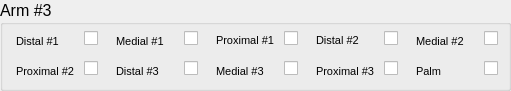
         <widget class="QGroupBox" name="arm3LoggingSettingsGroupBox">
          <property name="geometry">
           <rect>
            <x>28</x>
            <y>265</y>
            <width>511</width>
            <height>91</height>
           </rect>
          </property>
          <property name="font">
           <font>
            <pointsize>12</pointsize>
           </font>
          </property>
          <property name="title">
           <string>Arm #3</string>
          </property>
          <widget class="QCheckBox" name="Arm3Sensor7CheckBox">
           <property name="geometry">
            <rect>
             <x>184</x>
             <y>60</y>
             <width>21</width>
             <height>17</height>
            </rect>
           </property>
           <property name="font">
            <font>
             <pointsize>8</pointsize>
            </font>
           </property>
           <property name="text">
            <string/>
           </property>
          </widget>
          <widget class="QCheckBox" name="Arm3Sensor3CheckBox">
           <property name="geometry">
            <rect>
             <x>284</x>
             <y>30</y>
             <width>70</width>
             <height>17</height>
            </rect>
           </property>
           <property name="font">
            <font>
             <pointsize>8</pointsize>
            </font>
           </property>
           <property name="text">
            <string/>
           </property>
          </widget>
          <widget class="QLabel" name="Sensor4Arm3Label">
           <property name="geometry">
            <rect>
             <x>316</x>
             <y>32</y>
             <width>61</width>
             <height>16</height>
            </rect>
           </property>
           <property name="font">
            <font>
             <pointsize>8</pointsize>
            </font>
           </property>
           <property name="text">
            <string>Distal #2</string>
           </property>
          </widget>
          <widget class="QCheckBox" name="Arm3Sensor1CheckBox">
           <property name="geometry">
            <rect>
             <x>84</x>
             <y>30</y>
             <width>70</width>
             <height>17</height>
            </rect>
           </property>
           <property name="font">
            <font>
             <pointsize>8</pointsize>
            </font>
           </property>
           <property name="text">
            <string/>
           </property>
          </widget>
          <widget class="QLabel" name="Sensor5Arm3Label">
           <property name="geometry">
            <rect>
             <x>416</x>
             <y>33</y>
             <width>61</width>
             <height>16</height>
            </rect>
           </property>
           <property name="font">
            <font>
             <pointsize>8</pointsize>
            </font>
           </property>
           <property name="text">
            <string>Medial #2</string>
           </property>
          </widget>
          <widget class="QCheckBox" name="Arm3Sensor6CheckBox">
           <property name="geometry">
            <rect>
             <x>84</x>
             <y>60</y>
             <width>70</width>
             <height>17</height>
            </rect>
           </property>
           <property name="font">
            <font>
             <pointsize>8</pointsize>
            </font>
           </property>
           <property name="text">
            <string/>
           </property>
          </widget>
          <widget class="QLabel" name="Sensor2Arm3Label">
           <property name="geometry">
            <rect>
             <x>116</x>
             <y>33</y>
             <width>61</width>
             <height>16</height>
            </rect>
           </property>
           <property name="font">
            <font>
             <pointsize>8</pointsize>
            </font>
           </property>
           <property name="text">
            <string>Medial #1</string>
           </property>
          </widget>
          <widget class="QLabel" name="Sensor1Arm3Label">
           <property name="geometry">
            <rect>
             <x>16</x>
             <y>33</y>
             <width>61</width>
             <height>16</height>
            </rect>
           </property>
           <property name="font">
            <font>
             <pointsize>8</pointsize>
            </font>
           </property>
           <property name="text">
            <string>Distal #1</string>
           </property>
          </widget>
          <widget class="QCheckBox" name="Arm3Sensor5CheckBox">
           <property name="geometry">
            <rect>
             <x>484</x>
             <y>30</y>
             <width>70</width>
             <height>17</height>
            </rect>
           </property>
           <property name="font">
            <font>
             <pointsize>8</pointsize>
            </font>
           </property>
           <property name="text">
            <string/>
           </property>
          </widget>
          <widget class="QCheckBox" name="Arm3Sensor4CheckBox">
           <property name="geometry">
            <rect>
             <x>384</x>
             <y>30</y>
             <width>21</width>
             <height>17</height>
            </rect>
           </property>
           <property name="font">
            <font>
             <pointsize>8</pointsize>
            </font>
           </property>
           <property name="text">
            <string/>
           </property>
          </widget>
          <widget class="QLabel" name="Sensor3Arm3Label">
           <property name="geometry">
            <rect>
             <x>216</x>
             <y>32</y>
             <width>61</width>
             <height>16</height>
            </rect>
           </property>
           <property name="font">
            <font>
             <pointsize>8</pointsize>
            </font>
           </property>
           <property name="text">
            <string>Proximal #1</string>
           </property>
          </widget>
          <widget class="QCheckBox" name="Arm3Sensor2CheckBox">
           <property name="geometry">
            <rect>
             <x>184</x>
             <y>30</y>
             <width>21</width>
             <height>17</height>
            </rect>
           </property>
           <property name="font">
            <font>
             <pointsize>8</pointsize>
            </font>
           </property>
           <property name="text">
            <string/>
           </property>
          </widget>
          <widget class="QLabel" name="Sensor6Arm3Label">
           <property name="geometry">
            <rect>
             <x>16</x>
             <y>63</y>
             <width>61</width>
             <height>16</height>
            </rect>
           </property>
           <property name="font">
            <font>
             <pointsize>8</pointsize>
            </font>
           </property>
           <property name="text">
            <string>Proximal #2</string>
           </property>
          </widget>
          <widget class="QLabel" name="Sensor7Arm3Label">
           <property name="geometry">
            <rect>
             <x>116</x>
             <y>63</y>
             <width>61</width>
             <height>16</height>
            </rect>
           </property>
           <property name="font">
            <font>
             <pointsize>8</pointsize>
            </font>
           </property>
           <property name="text">
            <string>Distal #3</string>
           </property>
          </widget>
          <widget class="QCheckBox" name="Arm3Sensor8CheckBox">
           <property name="geometry">
            <rect>
             <x>284</x>
             <y>60</y>
             <width>21</width>
             <height>17</height>
            </rect>
           </property>
           <property name="font">
            <font>
             <pointsize>8</pointsize>
            </font>
           </property>
           <property name="text">
            <string/>
           </property>
          </widget>
          <widget class="QLabel" name="Sensor7Arm3Label_2">
           <property name="geometry">
            <rect>
             <x>216</x>
             <y>63</y>
             <width>61</width>
             <height>16</height>
            </rect>
           </property>
           <property name="font">
            <font>
             <pointsize>8</pointsize>
            </font>
           </property>
           <property name="text">
            <string>Medial #3</string>
           </property>
          </widget>
          <widget class="QCheckBox" name="Arm3Sensor9CheckBox">
           <property name="geometry">
            <rect>
             <x>384</x>
             <y>60</y>
             <width>21</width>
             <height>17</height>
            </rect>
           </property>
           <property name="font">
            <font>
             <pointsize>8</pointsize>
            </font>
           </property>
           <property name="text">
            <string/>
           </property>
          </widget>
          <widget class="QLabel" name="Sensor7Arm3Label_3">
           <property name="geometry">
            <rect>
             <x>316</x>
             <y>63</y>
             <width>61</width>
             <height>16</height>
            </rect>
           </property>
           <property name="font">
            <font>
             <pointsize>8</pointsize>
            </font>
           </property>
           <property name="text">
            <string>Proximal #3</string>
           </property>
          </widget>
          <widget class="QCheckBox" name="Arm3Sensor10CheckBox">
           <property name="geometry">
            <rect>
             <x>484</x>
             <y>60</y>
             <width>21</width>
             <height>17</height>
            </rect>
           </property>
           <property name="font">
            <font>
             <pointsize>8</pointsize>
            </font>
           </property>
           <property name="text">
            <string/>
           </property>
          </widget>
          <widget class="QLabel" name="Sensor7Arm3Label_4">
           <property name="geometry">
            <rect>
             <x>416</x>
             <y>63</y>
             <width>61</width>
             <height>16</height>
            </rect>
           </property>
           <property name="font">
            <font>
             <pointsize>8</pointsize>
            </font>
           </property>
           <property name="text">
            <string>Palm</string>
           </property>
          </widget>
         </widget>
